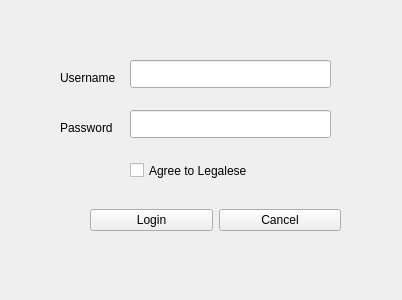
<?xml version="1.0" encoding="UTF-8"?>
<ui version="4.0">
 <class>LoginForm</class>
 <widget class="QWidget" name="LoginForm">
  <property name="geometry">
   <rect>
    <x>0</x>
    <y>0</y>
    <width>402</width>
    <height>300</height>
   </rect>
  </property>
  <property name="windowTitle">
   <string>Form</string>
  </property>
  <widget class="QWidget" name="horizontalLayoutWidget">
   <property name="geometry">
    <rect>
     <x>90</x>
     <y>190</y>
     <width>251</width>
     <height>61</height>
    </rect>
   </property>
   <layout class="QHBoxLayout" name="horizontalLayout">
    <item>
     <widget class="QPushButton" name="login_button">
      <property name="text">
       <string>Login</string>
      </property>
     </widget>
    </item>
    <item>
     <widget class="QPushButton" name="cancel_button">
      <property name="text">
       <string>Cancel</string>
      </property>
     </widget>
    </item>
   </layout>
  </widget>
  <widget class="QLineEdit" name="username_input">
   <property name="geometry">
    <rect>
     <x>130</x>
     <y>60</y>
     <width>201</width>
     <height>28</height>
    </rect>
   </property>
  </widget>
  <widget class="QLineEdit" name="password_input">
   <property name="geometry">
    <rect>
     <x>130</x>
     <y>110</y>
     <width>201</width>
     <height>28</height>
    </rect>
   </property>
   <property name="echoMode">
    <enum>QLineEdit::Password</enum>
   </property>
  </widget>
  <widget class="QCheckBox" name="legalese_checkbox">
   <property name="geometry">
    <rect>
     <x>130</x>
     <y>160</y>
     <width>141</width>
     <height>21</height>
    </rect>
   </property>
   <property name="text">
    <string>Agree to Legalese</string>
   </property>
  </widget>
  <widget class="QLabel" name="label">
   <property name="geometry">
    <rect>
     <x>60</x>
     <y>70</y>
     <width>61</width>
     <height>16</height>
    </rect>
   </property>
   <property name="text">
    <string>Username</string>
   </property>
  </widget>
  <widget class="QLabel" name="label_2">
   <property name="geometry">
    <rect>
     <x>60</x>
     <y>120</y>
     <width>58</width>
     <height>16</height>
    </rect>
   </property>
   <property name="text">
    <string>Password</string>
   </property>
  </widget>
 </widget>
 <tabstops>
  <tabstop>username_input</tabstop>
  <tabstop>password_input</tabstop>
  <tabstop>legalese_checkbox</tabstop>
  <tabstop>login_button</tabstop>
  <tabstop>cancel_button</tabstop>
 </tabstops>
 <resources/>
 <connections/>
</ui>
